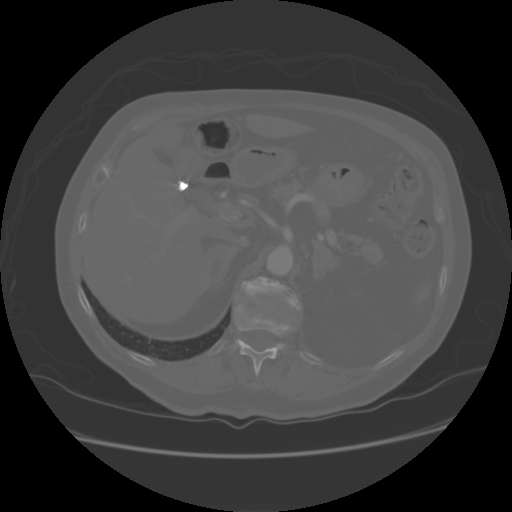
%> input picture 000034.dcm, 512 x 512 px
$ octave singleImage_3.m   (GNU Octave 9; MATLAB toolbox functions it lacks are replaced by stand-ins)
%> lines starting %> are read from the running program, lines starting %| are printed output that depends on the picture; in (x1, y1, x2, y2) boxes, pixels count from 0 and x2, y2 are one past the last pixel; in counts of white or black regions, pixels touching at a corner belong together; the program's own positions count from 1
### region_seg.m
% Region Based Active Contour Segmentation
%
% seg = region_seg(I,init_mask,max_its,alpha,display)
%
% Inputs: I           2D image
%         init_mask   Initialization (1 = foreground, 0 = bg)
%         max_its     Number of iterations to run segmentation for
%         alpha       (optional) Weight of smoothing term
%                       higer = smoother.  default = 0.2
%         display     (optional) displays intermediate outputs
%                       default = true
%
% Outputs: seg        Final segmentation mask (1=fg, 0=bg)
%
% Description: This code implements the paper: "Active Contours Without
% Edges" By Chan Vese. This is a nice way to segment images whose
% foregrounds and backgrounds are statistically different and homogeneous.
%
% Example:
% img = imread('tire.tif');
% m = zeros(size(img));
% m(33:33+117,44:44+128) = 1;
% seg = region_seg(img,m,500);
%
% Coded by: Shawn Lankton (www.shawnlankton.com)
% Adapted from: https://github.com/bariqi/Image-Processing-for-Lung-Cancer-Classification
% Used for FIT3081 Image Processing, 2019 S1 Class (24/05/2019)
%-------------------------------------------------------------------------------------
function seg = region_seg(I,init_mask,max_its,alpha,display)

  %-- default value for parameter alpha is .1
  if(~exist('alpha','var'))
    alpha = .2;
  end
  %-- default behavior is to display intermediate outputs
  if(~exist('display','var'))
    display = true;
  end
  %-- ensures image is 2D double matrix
  I = im2graydouble(I);

  %-- Create a signed distance map (SDF) from mask
  phi = mask2phi(init_mask);

  %--main loop
  for its = 1:max_its   % Note: no automatic convergence test

    idx = find(phi <= 1.2 & phi >= -1.2);  %get the curve's narrow band

    %-- find interior and exterior mean
    upts = find(phi<=0);                 % interior points
    vpts = find(phi>0);                  % exterior points
    u = sum(I(upts))/(length(upts)+eps); % interior mean
    v = sum(I(vpts))/(length(vpts)+eps); % exterior mean

    F = (I(idx)-u).^2-(I(idx)-v).^2;         % force from image information
    curvature = get_curvature(phi,idx);  % force from curvature penalty

    dphidt = F./max(abs(F)) + alpha*curvature;  % gradient descent to minimize energy

    %-- maintain the CFL condition
    dt = .45/(max(dphidt)+eps);

    %-- evolve the curve
    phi(idx) = phi(idx) + dt.*dphidt;

    %-- Keep SDF smooth
    phi = sussman(phi, .5);
  end

  %-- final output
  if(display)
    showCurveAndPhi(I,phi,its);
  end

  %-- make mask from SDF
  seg = phi<=0; %-- Get mask from levelset


%---------------------------------------------------------------------
%---------------------------------------------------------------------
%-- AUXILIARY FUNCTIONS ----------------------------------------------
%---------------------------------------------------------------------
%---------------------------------------------------------------------


%-- Displays the image with curve superimposed
% [5 lines left out: function showCurveAndPhi, not called in this run]

%-- converts a mask to a SDF
function phi = mask2phi(init_a)
  phi=bwdist(init_a)-bwdist(1-init_a)+im2double(init_a)-.5;

%-- compute curvature along SDF
function curvature = get_curvature(phi,idx)
    [dimy, dimx] = size(phi);
    [y x] = ind2sub([dimy,dimx],idx);  % get subscripts

    %-- get subscripts of neighbors
    ym1 = y-1; xm1 = x-1; yp1 = y+1; xp1 = x+1;

    %-- bounds checking
    ym1(ym1<1) = 1; xm1(xm1<1) = 1;
    yp1(yp1>dimy)=dimy; xp1(xp1>dimx) = dimx;

    %-- get indexes for 8 neighbors
    idup = sub2ind(size(phi),yp1,x);
    iddn = sub2ind(size(phi),ym1,x);
    idlt = sub2ind(size(phi),y,xm1);
    idrt = sub2ind(size(phi),y,xp1);
    idul = sub2ind(size(phi),yp1,xm1);
    idur = sub2ind(size(phi),yp1,xp1);
    iddl = sub2ind(size(phi),ym1,xm1);
    iddr = sub2ind(size(phi),ym1,xp1);

    %-- get central derivatives of SDF at x,y
    phi_x  = -phi(idlt)+phi(idrt);
    phi_y  = -phi(iddn)+phi(idup);
    phi_xx = phi(idlt)-2*phi(idx)+phi(idrt);
    phi_yy = phi(iddn)-2*phi(idx)+phi(idup);
    phi_xy = -0.25*phi(iddl)-0.25*phi(idur)...
             +0.25*phi(iddr)+0.25*phi(idul);
    phi_x2 = phi_x.^2;
    phi_y2 = phi_y.^2;

    %-- compute curvature (Kappa)
    curvature = ((phi_x2.*phi_yy + phi_y2.*phi_xx - 2*phi_x.*phi_y.*phi_xy)./...
              (phi_x2 + phi_y2 +eps).^(3/2)).*(phi_x2 + phi_y2).^(1/2);

%-- Converts image to one channel (grayscale) double
function img = im2graydouble(img)
  [dimy, dimx, c] = size(img);
  if(isfloat(img)) % image is a double
    if(c==3)
      img = rgb2gray(uint8(img));
    end
  else           % image is a int
    if(c==3)
      img = rgb2gray(img);
    end
    img = double(img);
  end

%-- level set re-initialization by the sussman method
function D = sussman(D, dt)
  % forward/backward differences
  a = D - shiftR(D); % backward
  b = shiftL(D) - D; % forward
  c = D - shiftD(D); % backward
  d = shiftU(D) - D; % forward

  a_p = a;  a_n = a; % a+ and a-
  b_p = b;  b_n = b;
  c_p = c;  c_n = c;
  d_p = d;  d_n = d;

  a_p(a < 0) = 0;
  a_n(a > 0) = 0;
  b_p(b < 0) = 0;
  b_n(b > 0) = 0;
  c_p(c < 0) = 0;
  c_n(c > 0) = 0;
  d_p(d < 0) = 0;
  d_n(d > 0) = 0;

  dD = zeros(size(D));
  D_neg_ind = find(D < 0);
  D_pos_ind = find(D > 0);
  dD(D_pos_ind) = sqrt(max(a_p(D_pos_ind).^2, b_n(D_pos_ind).^2) ...
                       + max(c_p(D_pos_ind).^2, d_n(D_pos_ind).^2)) - 1;
  dD(D_neg_ind) = sqrt(max(a_n(D_neg_ind).^2, b_p(D_neg_ind).^2) ...
                       + max(c_n(D_neg_ind).^2, d_p(D_neg_ind).^2)) - 1;

  D = D - dt .* sussman_sign(D) .* dD;

%-- whole matrix derivatives
function shift = shiftD(M)
  shift = shiftR(M')';

function shift = shiftL(M)
  shift = [ M(:,2:size(M,2)) M(:,size(M,2)) ];

function shift = shiftR(M)
  shift = [ M(:,1) M(:,1:size(M,2)-1) ];

function shift = shiftU(M)
  shift = shiftL(M')';

function S = sussman_sign(D)
  S = D ./ sqrt(D.^2 + 1);

### gabor_fn.m
% Gabor filter - Coded by Bariqi Abdillah
% Adapted from: https://github.com/bariqi/Image-Processing-for-Lung-Cancer-Classification
% Used for FIT3081 Image Processing, 2019 S1 Class (24/05/2019)

function gb=gabor_fn(bw,gamma,psi,lambda,theta)
% [5 lines of commented-out code are left out]

sigma = lambda/pi*sqrt(log(2)/2)*(2^bw+1)/(2^bw-1);
sigma_x = sigma;
sigma_y = sigma/gamma;

sz=fix(4*max(sigma_y,sigma_x))+1;
if mod(sz,2)==0, sz=sz+1;end

% alternatively, use a fixed size
% sz = 60;

[x y]=meshgrid(-fix(sz/2):fix(sz/2),fix(sz/2):-1:fix(-sz/2));
% x (right +)
% y (up +)

% Rotation
x_theta=x*cos(theta)+y*sin(theta);
y_theta=-x*sin(theta)+y*cos(theta);

gb=exp(-0.5*(x_theta.^2/sigma_x^2+gamma^2*y_theta.^2/sigma_y^2)).*cos(2*pi/lambda*x_theta+psi);
% gb = (gb/2+0.5);
% imshow(gb);

### singleImage_3.m
clc;
clear;
close all;
%% Eric open folder for 3d volume - not used

% fileFolder = fullfile(pwd, 'LIDC-IDRI-0001','01-01-2000-30178','3000566-03192');
% files = dir(fullfile(fileFolder, '*.dcm'));%specify data file diectory
% fileNames = {files.name};


%% Read single DICOM Image
dInfo = dicominfo(fullfile('Patient1','000034.dcm'));
%dReference = imread('abnormal1.jpg');
% dImage = uint8(dicomread(dInfo));
dImage = dicomread(dInfo);
%> dImage is the input picture: size 512x512 int16; min -1024, max 4095, mean 241.8
%img_in = imhistmatch(dImage, dReference);

%%
img_in = dImage;
figure, imshow(img_in, []), title('Original Image');

%extract size for planeXY, XZ, YZ from meta data
voxel_size = [dInfo.PixelSpacing; dInfo.SliceThickness];

%% Smoothing - Apply median filter
% img_in = medfilt2(dImage);

%% Smoothing - Gaussian filter
% img_in = imgaussfilt(img_in,2);
% figure, imshow(img_in, []), title('Gaussian filtering');

%% Smoothing - Anisotropic diffusion filtering of images - preserves the sharpness of edges better than Gaussian blurring.
% img_in_2 = imdiffusefilt(dImage);
% figure, imshow(img_in_2, []), title('Anisotropic diffusion filtering');


%% Adaptive histogram - Not using*
% img_in = adapthisteq(img_in);

%% Image Enhancement - Gabor filter
lambda  = 25;
theta   = 0;
bw      = 3;
psi     = [0 0];
gamma   = 2;
N       = 4;
img_out = zeros(size(img_in,1), size(img_in,2), N);
for n=1:N
    gb = gabor_fn(bw,gamma,psi(1),lambda,theta)...
        + gabor_fn(bw,gamma,psi(2),lambda,theta);
    img_out(:,:,n) = imfilter(img_in, gb, 'symmetric');
    theta = theta + pi/4;
end
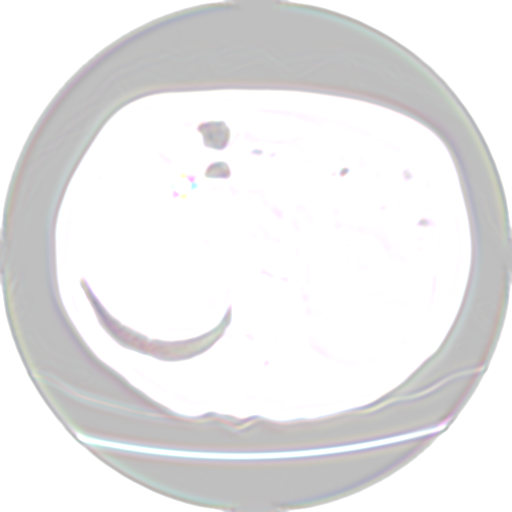
%> img_out: size 512x512x4 double; mean R, G, B, A 7911.6, 7733.1, 7883.1, 7744.7; transparent parts drawn white
%> after the loop, theta = 3.14

img_out_disp = sum(abs(img_out).^2, 3).^0.5;
img_out_disp = img_out_disp./max(img_out_disp(:));
figure, imshow(img_out_disp), title('gabor output, normalized');

%% Active Contour using masking to get Lung Volume
Ir = img_out_disp;
se = strel('disk', 20);
Ie = imerode(Ir, se);
Iobr = imreconstruct(Ie, Ir);
Iobrd = imdilate(Iobr, se);
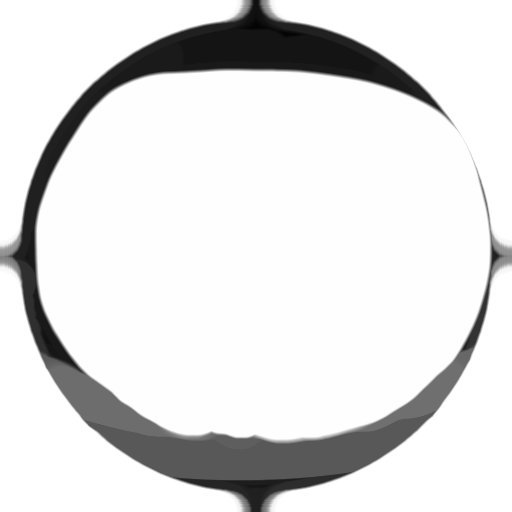
%> Iobrd: size 512x512 double; min 0.0162, max 1, mean 0.886
Iobrcbr = imreconstruct(imcomplement(Iobrd), imcomplement(Iobr));
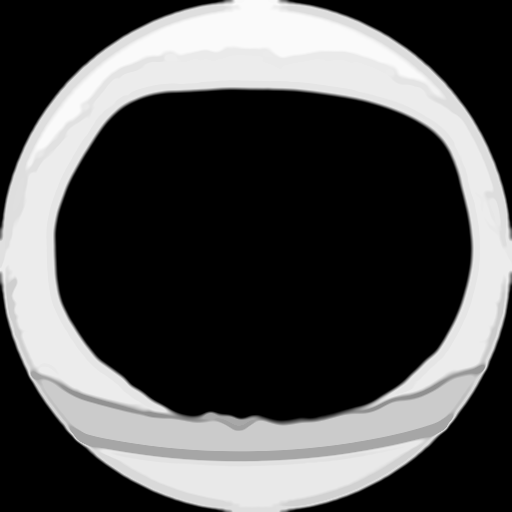
%> Iobrcbr: size 512x512 double; min 0, max 0.984, mean 0.308
Iobrcbr = imcomplement(Iobrcbr);
bw = imbinarize(Iobrcbr, graythresh(Iobr));
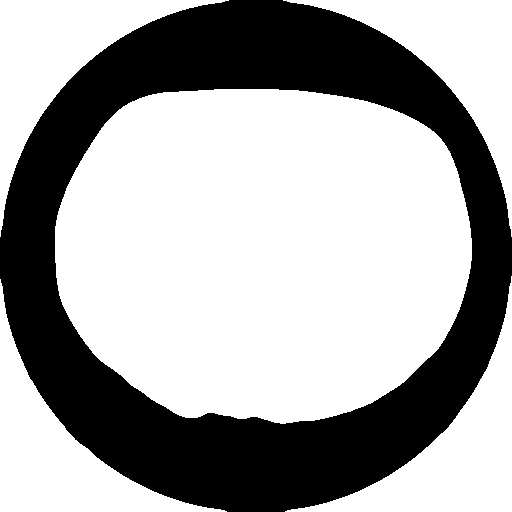
%> bw: size 512x512 logical; 65.1% white; 1 black region, box (x1, y1, x2, y2) and area: (0, 0, 512, 512) 91458
figure, imshow(bw), title('Binarized')
Ia=bw;
m = zeros(size(Ia,1),size(Ia,2));
m(200:320,95:180) = 1;
%> m: size 512x512 double; values 0 (black) and 1 (white), 4% white; 1 white region, box (x1, y1, x2, y2) and area: (94, 199, 180, 320) 10406
m(186:321,348:410) = 1;
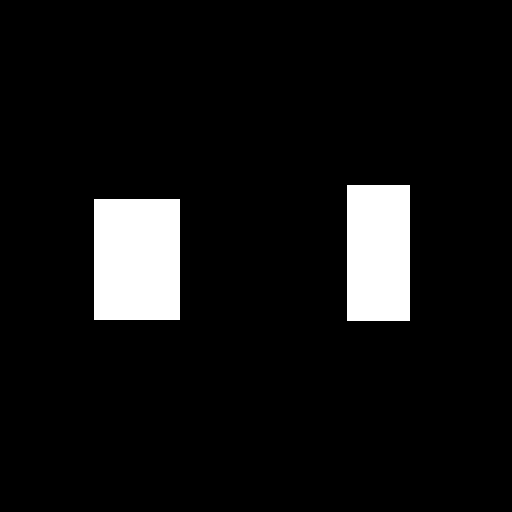
%> m: size 512x512 double; values 0 (black) and 1 (white), 7.2% white; 2 white regions, box (x1, y1, x2, y2) and area: (94, 199, 180, 320) 10406, (347, 185, 410, 321) 8568
seg = region_seg(Ia, m, 800); % Run segmentation with 800 iteration
%> (the run ends here)
